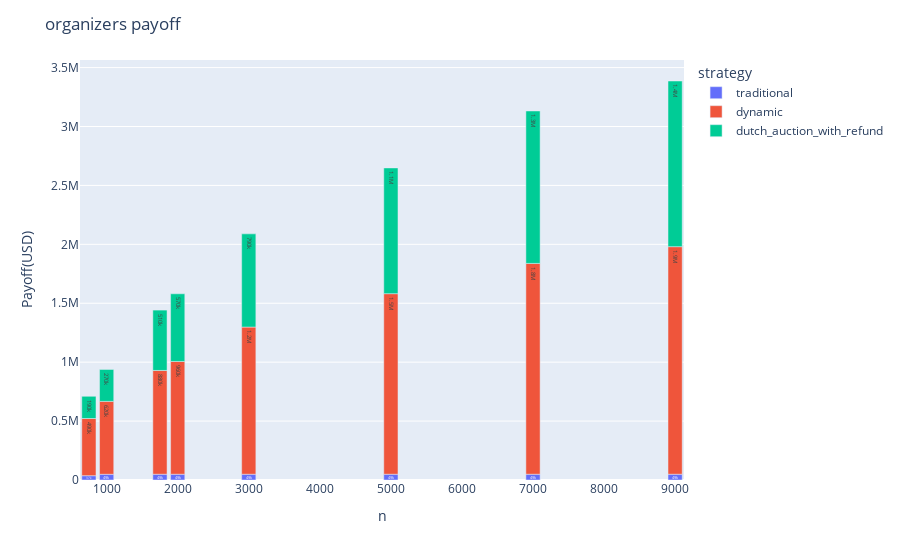
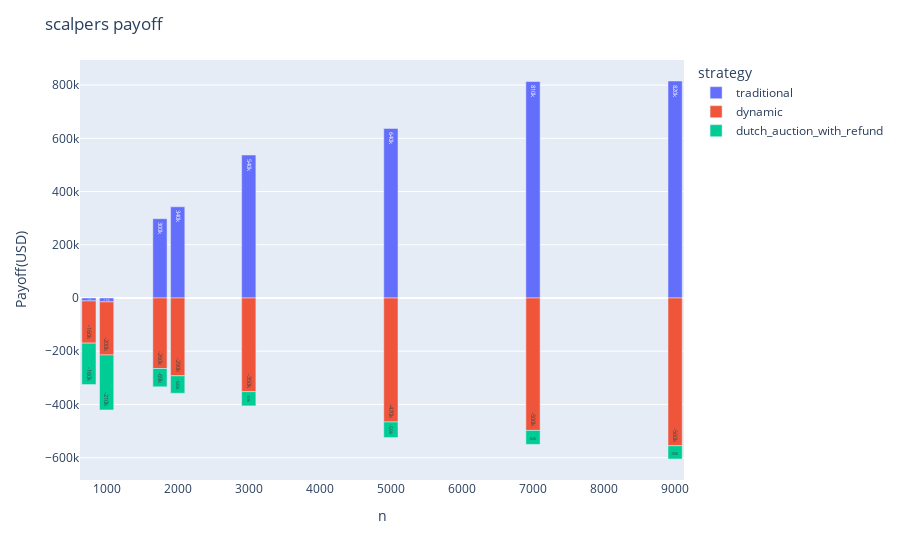
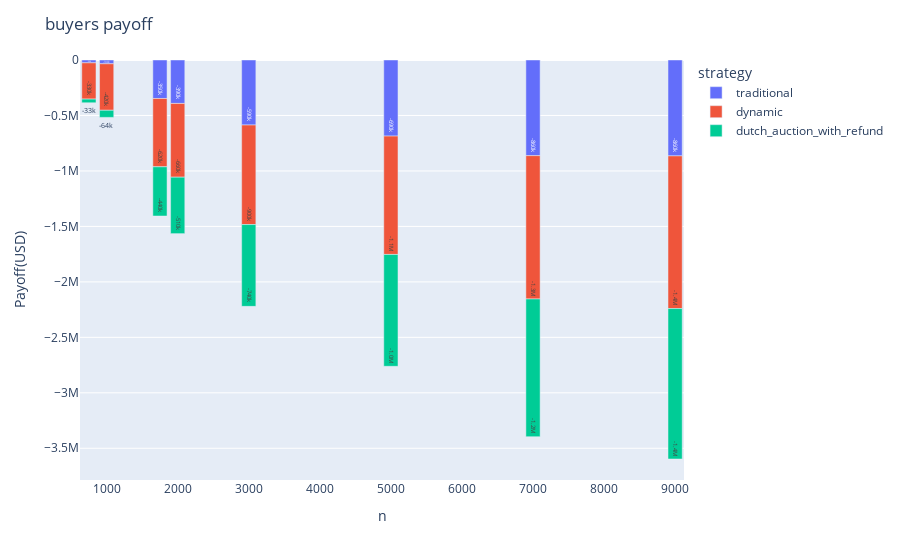
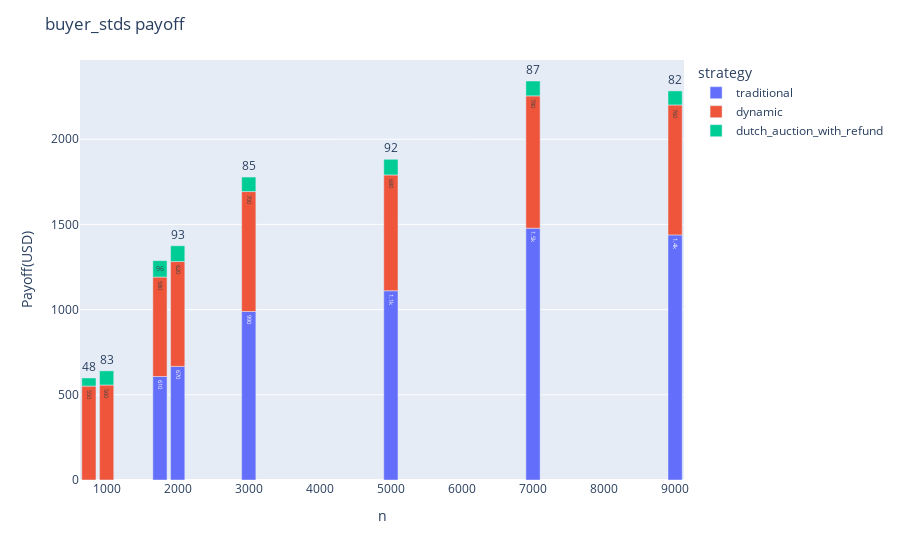

Here is the notebook cell these charts were saved with, in order:
### Code cell
test_ratio = [9,7,5,3,2, 1.75, 1, 0.75]
tickets = 1000
import pandas as pd
import plotly.express as px
data = []
for r in test_ratio:
    data.append((int(r*tickets), tickets))
total = pd.DataFrame()
for n,t in data:
    df = pd.read_csv(f"report/total-{n}-{t}.csv")
    df["n"] = n
    df["t"] = t
    total = pd.concat([total, df])
    total["strategy"] = total["Unnamed: 0"]
    total["strategy"] = total["strategy"].replace({0:"traditional", 1:"dynamic", 2:"dutch_auction_with_refund"})

for s in ["organizer", "scalper", "buyer", "buyer_std"]:
    # fig = px.line(total, x="n", y=s,
    #             color='strategy', markers=True
    #             )
    fig = px.bar(total, x="n", y=s,
                color='strategy', barmode='group', text_auto='.2s'
                )
    fig.update_layout(
        title=f"{s}s payoff",
        xaxis_title='n',
        yaxis_title='Payoff(USD)'
    )
    fig.write_html(f"log/{s}-payoff.html")
    fig.write_image(f"log/img/payoff-{s}.png")
    #fig.update_traces(textfont_size=12, textangle=0, textposition="outside", cliponaxis=False)
    fig.show()

### Figure 1 — Plotly figure (JSON) as saved in the notebook; plotly's stock layout.template omitted (floating-point values rounded to 4 significant figures)
{"data": [{"alignmentgroup": "True", "hovertemplate": "strategy=traditional<br>n=%{x}<br>organizer=%{y}<extra></extra>", "legendgroup": "traditional", "marker": {"color": "#636efa", "pattern": {"shape": ""}}, "name": "traditional", "offsetgroup": "traditional", "orientation": "v", "showlegend": true, "textposition": "auto", "texttemplate": "%{y:.2s}", "type": "bar", "x": [9000, 7000, 5000, 3000, 2000, 1750, 1000, 750], "xaxis": "x", "y": [49000, 49000, 49000, 49000, 49000, 49000, 48657, 36554], "yaxis": "y"}, {"alignmentgroup": "True", "hovertemplate": "strategy=dynamic<br>n=%{x}<br>organizer=%{y}<extra></extra>", "legendgroup": "dynamic", "marker": {"color": "#EF553B", "pattern": {"shape": ""}}, "name": "dynamic", "offsetgroup": "dynamic", "orientation": "v", "showlegend": true, "textposition": "auto", "texttemplate": "%{y:.2s}", "type": "bar", "x": [9000, 7000, 5000, 3000, 2000, 1750, 1000, 750], "xaxis": "x", "y": [1931000.0, 1789000.0, 1532000.0, 1248878, 957100.0, 880700.0, 618600.0, 485300.0], "yaxis": "y"}, {"alignmentgroup": "True", "hovertemplate": "strategy=dutch_auction_with_refund<br>n=%{x}<br>organizer=%{y}<extra></extra>", "legendgroup": "dutch_auction_with_refund", "marker": {"color": "#00cc96", "pattern": {"shape": ""}}, "name": "dutch_auction_with_refund", "offsetgroup": "dutch_auction_with_refund", "orientation": "v", "showlegend": true, "textposition": "auto", "texttemplate": "%{y:.2s}", "type": "bar", "x": [9000, 7000, 5000, 3000, 2000, 1750, 1000, 750], "xaxis": "x", "y": [1406000.0, 1294000.0, 1067000.0, 791000.0, 574200.0, 512300.0, 270700.0, 188600.0], "yaxis": "y"}], "layout": {"barmode": "relative", "legend": {"title": {"text": "strategy"}, "tracegroupgap": 0}, "margin": {"t": 60}, "title": {"text": "organizers payoff"}, "xaxis": {"anchor": "y", "domain": [0, 1], "title": {"text": "n"}}, "yaxis": {"anchor": "x", "domain": [0, 1], "title": {"text": "Payoff(USD)"}}}}

### Figure 2 — Plotly figure (JSON) as saved in the notebook; plotly's stock layout.template omitted (floating-point values rounded to 4 significant figures)
{"data": [{"alignmentgroup": "True", "hovertemplate": "strategy=traditional<br>n=%{x}<br>scalper=%{y}<extra></extra>", "legendgroup": "traditional", "marker": {"color": "#636efa", "pattern": {"shape": ""}}, "name": "traditional", "offsetgroup": "traditional", "orientation": "v", "showlegend": true, "textposition": "auto", "texttemplate": "%{y:.2s}", "type": "bar", "x": [9000, 7000, 5000, 3000, 2000, 1750, 1000, 750], "xaxis": "x", "y": [815300.0, 813400.0, 637000.0, 537100.0, 342600.0, 298000.0, -14610.0, -10930.0], "yaxis": "y"}, {"alignmentgroup": "True", "hovertemplate": "strategy=dynamic<br>n=%{x}<br>scalper=%{y}<extra></extra>", "legendgroup": "dynamic", "marker": {"color": "#EF553B", "pattern": {"shape": ""}}, "name": "dynamic", "offsetgroup": "dynamic", "orientation": "v", "showlegend": true, "textposition": "auto", "texttemplate": "%{y:.2s}", "type": "bar", "x": [9000, 7000, 5000, 3000, 2000, 1750, 1000, 750], "xaxis": "x", "y": [-555100.0, -497500.0, -465600.0, -351800.0, -292300.0, -264900.0, -199500.0, -158600.0], "yaxis": "y"}, {"alignmentgroup": "True", "hovertemplate": "strategy=dutch_auction_with_refund<br>n=%{x}<br>scalper=%{y}<extra></extra>", "legendgroup": "dutch_auction_with_refund", "marker": {"color": "#00cc96", "pattern": {"shape": ""}}, "name": "dutch_auction_with_refund", "offsetgroup": "dutch_auction_with_refund", "orientation": "v", "showlegend": true, "textposition": "auto", "texttemplate": "%{y:.2s}", "type": "bar", "x": [9000, 7000, 5000, 3000, 2000, 1750, 1000, 750], "xaxis": "x", "y": [-49800.0, -52490.0, -58720.0, -53450.0, -65520.0, -68730.0, -206600.0, -155600.0], "yaxis": "y"}], "layout": {"barmode": "relative", "legend": {"title": {"text": "strategy"}, "tracegroupgap": 0}, "margin": {"t": 60}, "title": {"text": "scalpers payoff"}, "xaxis": {"anchor": "y", "domain": [0, 1], "title": {"text": "n"}}, "yaxis": {"anchor": "x", "domain": [0, 1], "title": {"text": "Payoff(USD)"}}}}

### Figure 3 — Plotly figure (JSON) as saved in the notebook; plotly's stock layout.template omitted (floating-point values rounded to 4 significant figures)
{"data": [{"alignmentgroup": "True", "hovertemplate": "strategy=traditional<br>n=%{x}<br>buyer=%{y}<extra></extra>", "legendgroup": "traditional", "marker": {"color": "#636efa", "pattern": {"shape": ""}}, "name": "traditional", "offsetgroup": "traditional", "orientation": "v", "showlegend": true, "textposition": "auto", "texttemplate": "%{y:.2s}", "type": "bar", "x": [9000, 7000, 5000, 3000, 2000, 1750, 1000, 750], "xaxis": "x", "y": [-864300.0, -862400.0, -686000.0, -586100.0, -391600.0, -347000.0, -34050.0, -25620.0], "yaxis": "y"}, {"alignmentgroup": "True", "hovertemplate": "strategy=dynamic<br>n=%{x}<br>buyer=%{y}<extra></extra>", "legendgroup": "dynamic", "marker": {"color": "#EF553B", "pattern": {"shape": ""}}, "name": "dynamic", "offsetgroup": "dynamic", "orientation": "v", "showlegend": true, "textposition": "auto", "texttemplate": "%{y:.2s}", "type": "bar", "x": [9000, 7000, 5000, 3000, 2000, 1750, 1000, 750], "xaxis": "x", "y": [-1376000.0, -1292000.0, -1067000.0, -897100.0, -664700.0, -615800.0, -419200.0, -326643], "yaxis": "y"}, {"alignmentgroup": "True", "hovertemplate": "strategy=dutch_auction_with_refund<br>n=%{x}<br>buyer=%{y}<extra></extra>", "legendgroup": "dutch_auction_with_refund", "marker": {"color": "#00cc96", "pattern": {"shape": ""}}, "name": "dutch_auction_with_refund", "offsetgroup": "dutch_auction_with_refund", "orientation": "v", "showlegend": true, "textposition": "auto", "texttemplate": "%{y:.2s}", "type": "bar", "x": [9000, 7000, 5000, 3000, 2000, 1750, 1000, 750], "xaxis": "x", "y": [-1356000.0, -1241000.0, -1009000.0, -737600.0, -508700.0, -443600.0, -64070.0, -33060.0], "yaxis": "y"}], "layout": {"barmode": "relative", "legend": {"title": {"text": "strategy"}, "tracegroupgap": 0}, "margin": {"t": 60}, "title": {"text": "buyers payoff"}, "xaxis": {"anchor": "y", "domain": [0, 1], "title": {"text": "n"}}, "yaxis": {"anchor": "x", "domain": [0, 1], "title": {"text": "Payoff(USD)"}}}}

### Figure 4 — Plotly figure (JSON) as saved in the notebook; plotly's stock layout.template omitted (floating-point values rounded to 4 significant figures)
{"data": [{"alignmentgroup": "True", "hovertemplate": "strategy=traditional<br>n=%{x}<br>buyer_std=%{y}<extra></extra>", "legendgroup": "traditional", "marker": {"color": "#636efa", "pattern": {"shape": ""}}, "name": "traditional", "offsetgroup": "traditional", "orientation": "v", "showlegend": true, "textposition": "auto", "texttemplate": "%{y:.2s}", "type": "bar", "x": [9000, 7000, 5000, 3000, 2000, 1750, 1000, 750], "xaxis": "x", "y": [1438.0, 1478.0, 1111.0, 989.1, 666.7, 607.6, 0.1934, 0.1294], "yaxis": "y"}, {"alignmentgroup": "True", "hovertemplate": "strategy=dynamic<br>n=%{x}<br>buyer_std=%{y}<extra></extra>", "legendgroup": "dynamic", "marker": {"color": "#EF553B", "pattern": {"shape": ""}}, "name": "dynamic", "offsetgroup": "dynamic", "orientation": "v", "showlegend": true, "textposition": "auto", "texttemplate": "%{y:.2s}", "type": "bar", "x": [9000, 7000, 5000, 3000, 2000, 1750, 1000, 750], "xaxis": "x", "y": [762.6, 776.6, 679.5, 703.6, 615.3, 583.4, 557.2, 551.1], "yaxis": "y"}, {"alignmentgroup": "True", "hovertemplate": "strategy=dutch_auction_with_refund<br>n=%{x}<br>buyer_std=%{y}<extra></extra>", "legendgroup": "dutch_auction_with_refund", "marker": {"color": "#00cc96", "pattern": {"shape": ""}}, "name": "dutch_auction_with_refund", "offsetgroup": "dutch_auction_with_refund", "orientation": "v", "showlegend": true, "textposition": "auto", "texttemplate": "%{y:.2s}", "type": "bar", "x": [9000, 7000, 5000, 3000, 2000, 1750, 1000, 750], "xaxis": "x", "y": [82.41, 87.2, 91.77, 85.08, 92.61, 96.19, 83.19, 47.63], "yaxis": "y"}], "layout": {"barmode": "relative", "legend": {"title": {"text": "strategy"}, "tracegroupgap": 0}, "margin": {"t": 60}, "title": {"text": "buyer_stds payoff"}, "xaxis": {"anchor": "y", "domain": [0, 1], "title": {"text": "n"}}, "yaxis": {"anchor": "x", "domain": [0, 1], "title": {"text": "Payoff(USD)"}}}}
